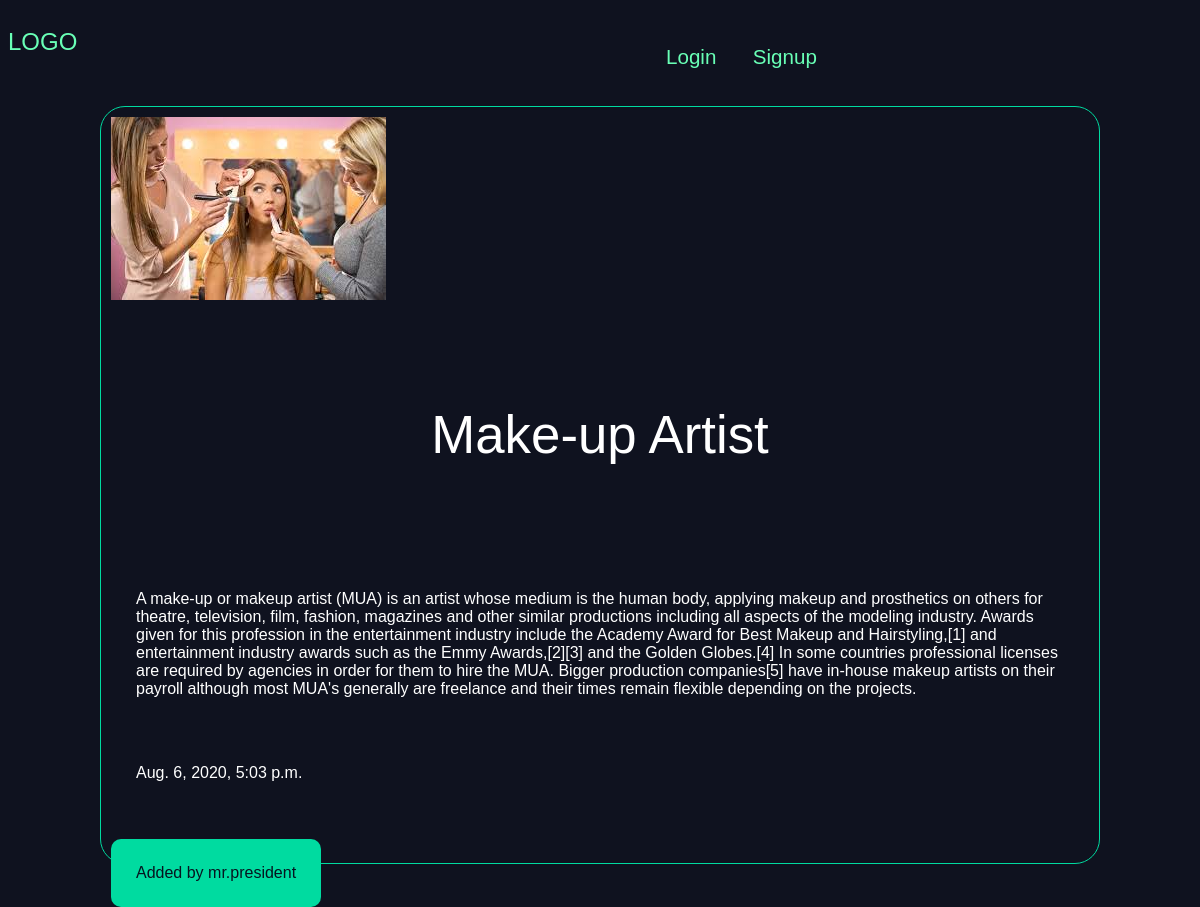
The page /articles/Make-up_artist on the database its author committed.
### articles/models.py (models this page shows, shortened)
class Article(models.Model):
    title = models.CharField(max_length = 100)
    slug = models.SlugField()
    body = models.TextField()
    date = models.DateTimeField(auto_now_add = True)
    image = models.ImageField(default='default.jpg', blank=True)
    author = models.ForeignKey(User,default=None,on_delete=models.CASCADE)

### articles/views.py (the view)
# urls.py: path('<slug>', views.articles_detail,name="detail"),
def articles_detail(request, slug):
    article = models.Article.objects.get(slug=slug)
    return render(request, 'articles/article_detail.html', {'article':article})

### articles/templates/articles/article_detail.html (shortened to what this page needs)
{% extends 'base.html' %}
{% block content %}
<div class="article-detail">
  <div class="article">
    <img src="{{article.image.url}}" alt="">
    <h1>{{article.title}}</h1>
    <p>{{article.body}}</p>
    <p>{{article.date}}</p>
    <p class="author">Added by {{article.author.username}}</p>
  </div>
</div>
{% endblock %}

### assets/styles.css (style rules this page uses)
body { background-color: #0f121f; background-image: url(stars.jpg); background-repeat: no-repeat; background-attachment: fixed; color: #fff; }
body * { font-family: arial; }
h1,h2,h3,h4,h5,h6 { font-weight: normal; margin: 0; }
div.wrapper h1 { text-align:center; margin:100px auto; font-size:3.1em; }
.article { padding:10px; border:1px solid #00dba0; border-radius:25px; position:relative; padding-bottom:40px; }
.article .author { padding:10px; background-color:#00dba0; border-radius:10px; position:absolute; color:#06141f; }
.article-detail .article p { text-align:left; padding:25px; }
.article-detail .article img { max-width:100%; }
.article-detail .article h1 { text-align:center; font-size:3.3em; }

### rows shown on the page
Article: image (picture), title "Make-up Artist", body "A make-up or makeup artist (MUA) is an artist whose medium is the human body, applying makeup and prosthetics on others for theatre, television, film, fashion, magazines and other similar productions including all aspects of the modeling industry. Awards given for this profession in the entertainment industry include the Academy Award for Best Makeup and Hairstyling,[1] and entertainment industry awards such as the Emmy Awards,[2][3] and the Golden Globes.[4] In some countries professional licenses are required by agencies in order for them to hire the MUA. Bigger production companies[5] have in-house makeup artists on their payroll although most MUA's generally are freelance and their…", date "Aug. 6, 2020, 5:03 p.m.", author.username "mr.president"
